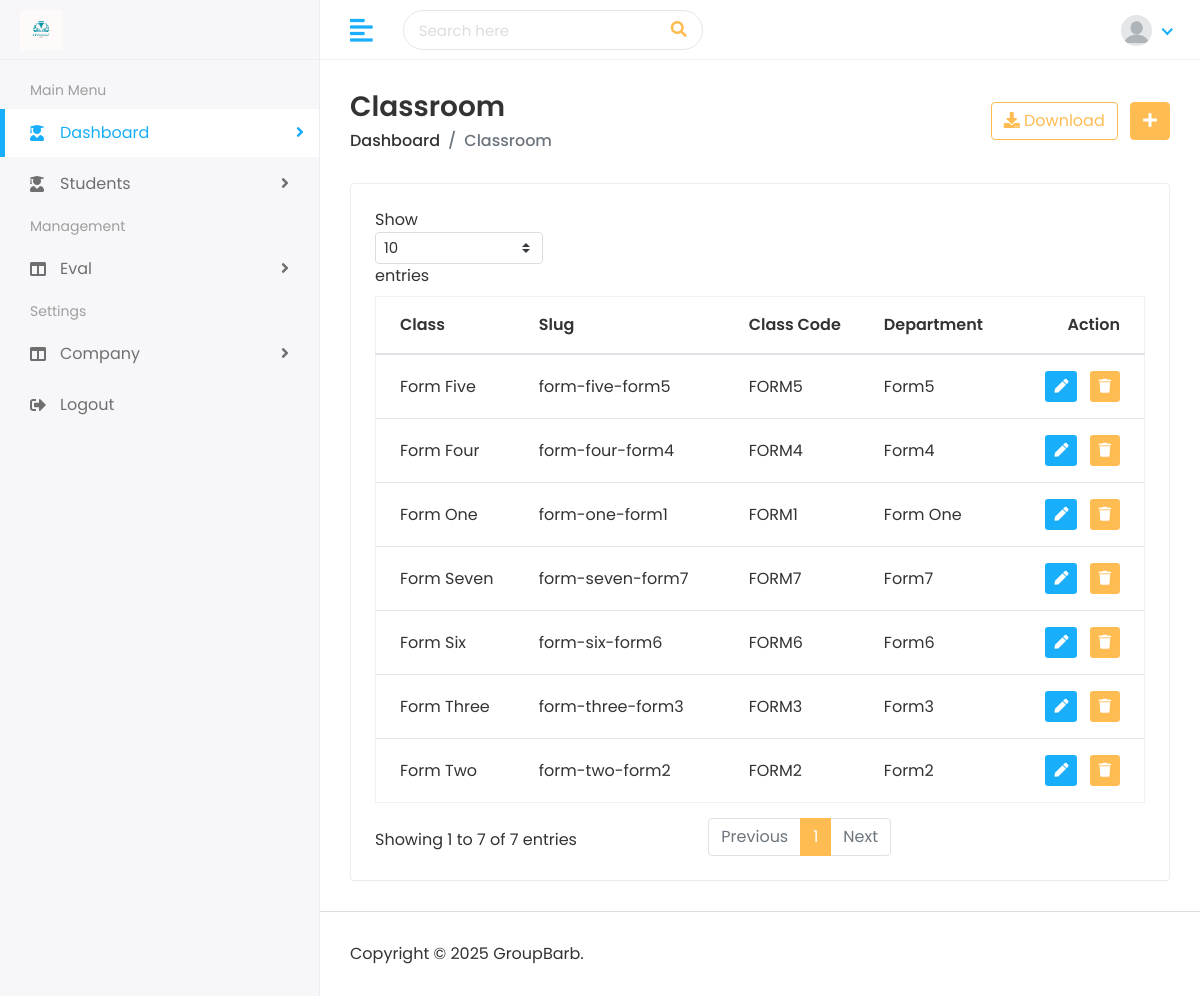
/classes/, run on the app's committed database.
### school/models.py (models this page shows, shortened)
class ClassRoom(models.Model):
    class_name              = models.CharField(max_length=250, unique=True,)
    class_code              = models.CharField(max_length=250, unique=True,)
    class_department        = models.CharField(max_length=250, null=True, blank=True)
    other                   = models.CharField(max_length=250, null=True, blank=True)
    added_by                = models.CharField(max_length=100, null=True)
    modified_by             = models.CharField(max_length=100, null=True, blank=True)
    slug                    = models.SlugField(max_length=255, unique=True, blank=True)
    is_actif                = models.BooleanField(default=True)
    created_on              = models.DateTimeField(auto_now_add=True)
    updated_on              = models.DateTimeField(auto_now=True)

### school/views.py (the view)
# urls.py: path('classes/', views.class_list, name="class_list"),
def class_list(request):
    class_list = ClassRoom.objects.all()
    context = {
        'class_list': class_list,
    }
    return render(request, "class/classes.html", context)

### templates/class/classes.html (shortened to what this page needs)
{% extends 'home/base.html' %}
{% load static %}
{% block body %}
         <div class="page-wrapper">
            <div class="content container-fluid">
               <div class="page-header">
                  <div class="row align-items-center">
                     <div class="col">
                        <h3 class="page-title">Classroom</h3>
                        <ul class="breadcrumb">
                           <li class="breadcrumb-item"><a href="">Dashboard</a></li>
                           <li class="breadcrumb-item active">Classroom</li>
                        </ul>
                     </div>
                     <div class="col-auto text-right float-right ml-auto">
                        <a href="#" class="btn btn-outline-primary mr-2"><i class="fas fa-download"></i> Download</a>
                        <a href="{% url 'add_class' %}" class="btn btn-primary"><i class="fas fa-plus"></i></a>
                     </div>
                  </div>
               </div>
               <div class="row">
                  <div class="col-sm-12">
                     <div class="card card-table">
                        <div class="card-body">
                           <div class="table-responsive">
                              <table class="table table-hover table-center mb-0 datatable">
                                 <thead>
                                    <tr>
                                       <th>Class</th>
                                       <th>Slug</th>
                                       <th>Class Code</th>
                                       <th>Department</th>
                                       <th class="text-right">Action</th>
                                    </tr>
                                 </thead>
                                 <tbody>
                                    {% for class_l in class_list %}
                                    <tr>
                                       <td>{{ class_l.class_name}}</td>
                                       <td>{{ class_l.slug }}</td>
                                       <td>{{ class_l.class_code }}</td>
                                       <td>{{ class_l.class_department}}</td>
                                       <td class="text-right">
                                          <div class="actions">
                                             <a href="{% url 'edit_class' class_l.id %}" class="btn btn-sm bg-success-light mr-2">
                                                 <i class="fas fa-pen"></i>
                                             </a>
                                             <form action="{% url 'delete_class' class_l.id %}" method="POST" style="display:inline;">
                                                 <button type="submit" class="btn btn-sm bg-danger-light" onclick="return confirm('Are you sure you want to delete this Class?');">
                                                     <i class="fas fa-trash"></i>
                                                 </button>
                                             </form>
                                         </div>
                                       </td>
                                    </tr>
                                    {% endfor %}
                                 </tbody>
                              </table>
                           </div>
                        </div>
                     </div>
                  </div>
               </div>
            </div>
            <footer>
               <p>Copyright © 2025 GroupBarb.</p>
            </footer>
         </div>
      </div>
   </body>
</html>
{% endblock %}

### static/assets/css/style.css (style rules this page uses)
html { height: 100%; }
body { background-color: #fff; color: #333; font-family: 'Poppins', sans-serif; font-size: 1rem; height: 100%; line-height: 1.5; overflow-x: hidden; }
h1, h2, h3, h4, h5, h6 { font-family: 'Poppins', sans-serif; margin-top: 0; }
a { color: #009ce7; }
input, button, a { transition: all 0.4s ease; -moz-transition: all 0.4s ease; -o-transition: all 0.4s ease; -ms-transition: all 0.4s ease; -webkit-transition: all 0.4s ease; }
input, input:focus, button, button:focus { outline: none; }
ul, ol { padding: 0px; list-style: none; }
.table { color: #333; max-width: 100%; margin-bottom: 0; width: 100%; }
.table.dataTable { border-collapse: collapse !important; border: 1px solid rgba(0, 0, 0, 0.05); }
.table thead tr th { font-weight: 600; }
.table tbody tr { border-bottom: 1px solid rgba(0, 0, 0, 0.05); }
.table.table-center td, .table.table-center th { vertical-align: middle; }
.card-table .card-body .table > thead > tr > th { border-top: 0; }
.card-table .card-body .table tr td:first-child, .card-table .card-body .table tr th:first-child { padding-left: 1.5rem; }
.card-table .card-body .table tr td:last-child, .card-table .card-body .table tr th:last-child { padding-right: 1.5rem; }
.card-table .table td, .card-table .table th { border-top: 1px solid #e2e5e8; padding: 1rem 0.75rem; white-space: nowrap; }
.btn-primary { background-color: #FFBC53; border: 1px solid #FFBC53; }
.btn-outline-primary { color: #FFBC53; border-color: #FFBC53; }
.card { border: 1px solid #ececf5; box-shadow: 0 1px 3px 0 rgba(0, 0, 0, 0.03); margin-bottom: 1.875rem; }
.card-body { padding: 1.5rem; }
.bg-danger-light { background-color:#FFBC53 !important; color:#fff !important; }
.bg-success-light { background-color: #18aefa; color: #fff; }
footer { padding: 1.875rem 1.875rem; border-top: 1px solid #ddd; }
footer p { margin: 0px; }
.page-wrapper { margin-left: 320px; padding-top: 60px; position: relative; transition: all 0.4s ease; }
.page-wrapper > .content { padding: 1.875rem 1.875rem 0; }
.page-header { margin-bottom: 1.875rem; }
.page-header .breadcrumb { background-color: transparent; color: #6c757d; font-size: 1rem; font-weight: 500; margin-bottom: 0; padding: 0; }
.page-header .breadcrumb a { color: #333; }
.page-title { font-size: 28px; font-weight: 600; color: #333; margin-bottom: 5px; }

### data on the page
ClassRoom: class_name "Form One", slug "form-one-form1", class_code "FORM1", class_department "Form One"
ClassRoom: class_name "Form Two", slug "form-two-form2", class_code "FORM2", class_department "Form2"
ClassRoom: class_name "Form Three", slug "form-three-form3", class_code "FORM3", class_department "Form3"
ClassRoom: class_name "Form Five", slug "form-five-form5", class_code "FORM5", class_department "Form5"
ClassRoom: class_name "Form Four", slug "form-four-form4", class_code "FORM4", class_department "Form4"
ClassRoom: class_name "Form Six", slug "form-six-form6", class_code "FORM6", class_department "Form6"
ClassRoom: class_name "Form Seven", slug "form-seven-form7", class_code "FORM7", class_department "Form7"
